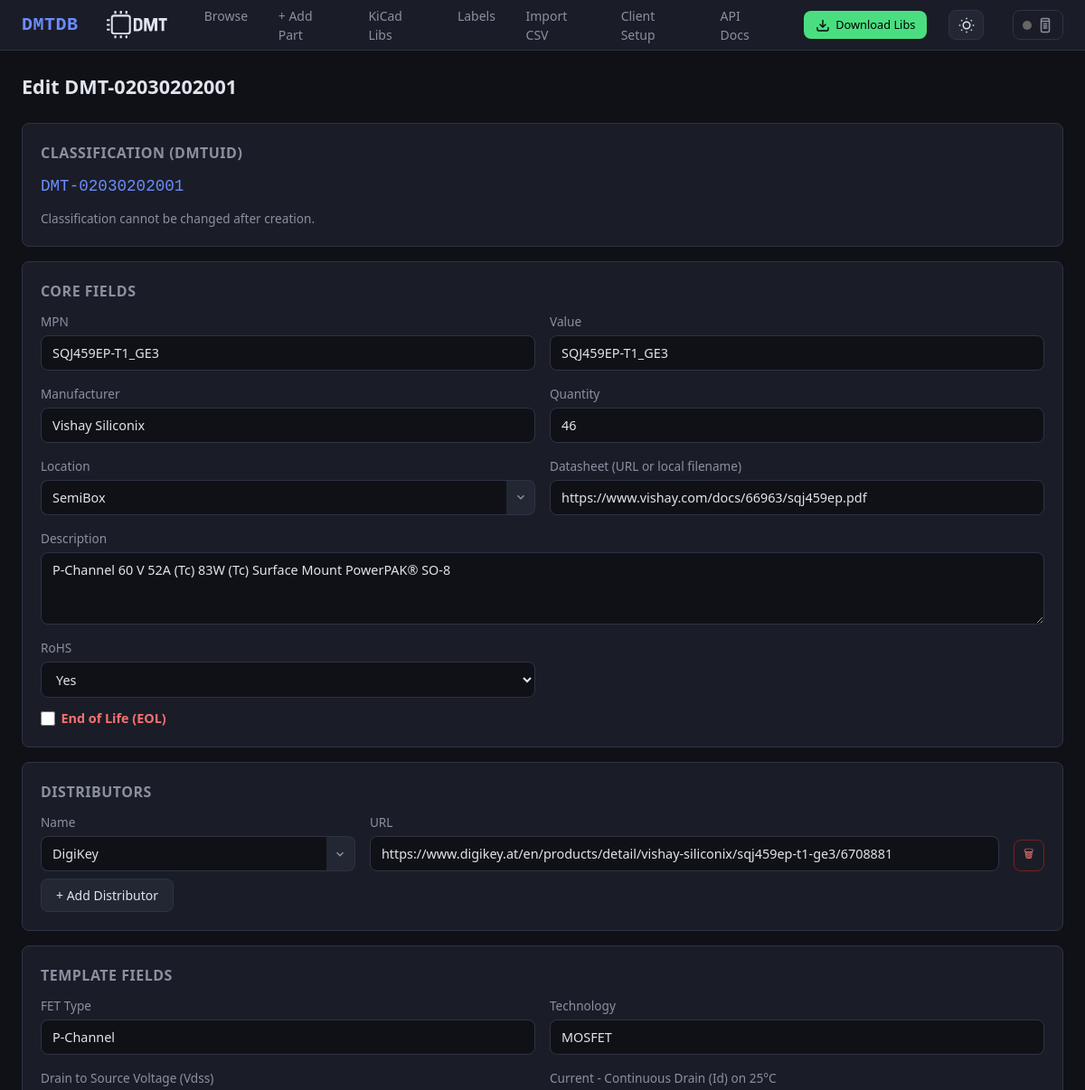
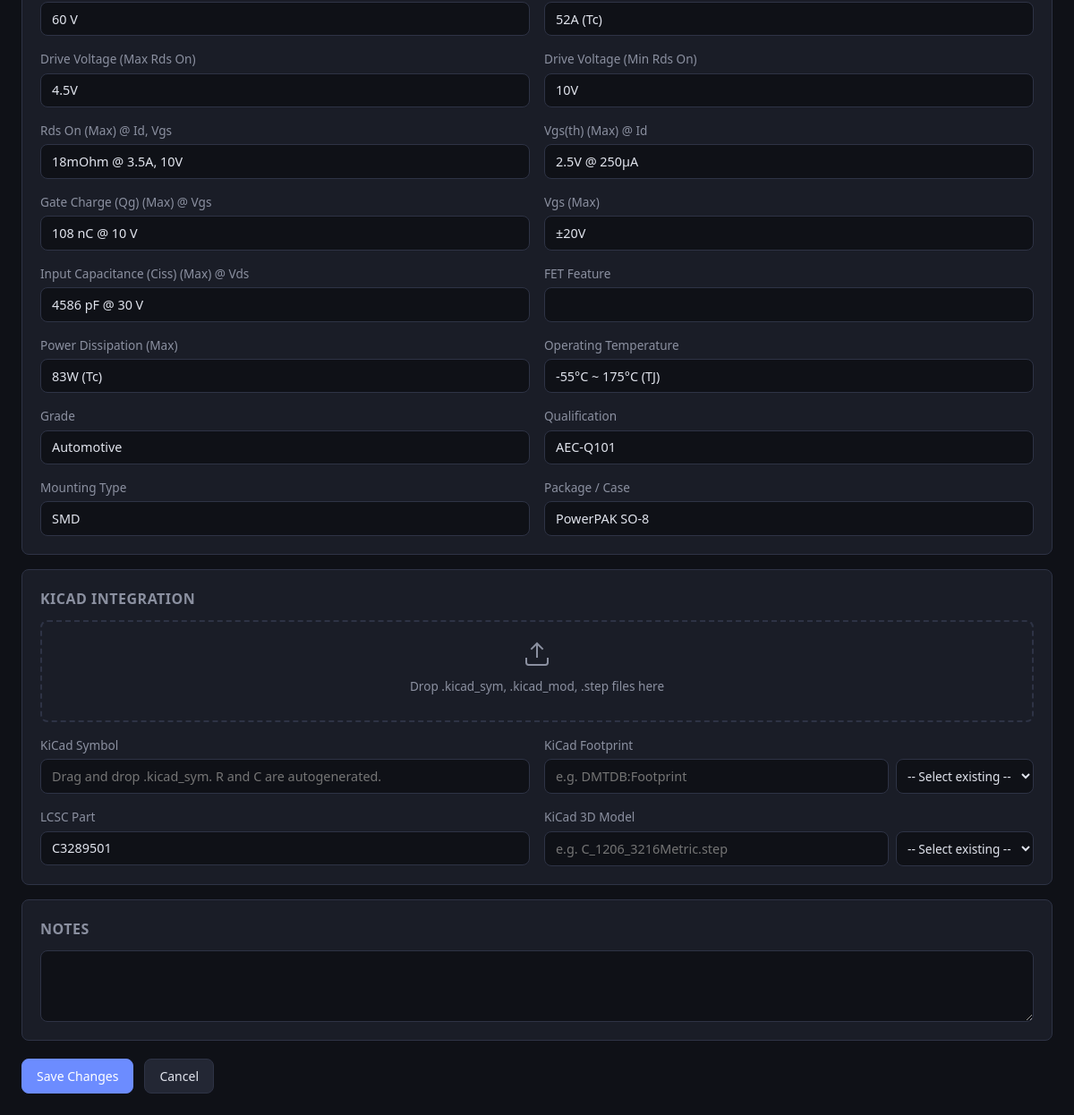
/part/DMT-02030202001/edit, run on the app's committed database (2 pictures, top to bottom).
### db/models.py (models this page shows, shortened)
class Base(DeclarativeBase):
    pass

class Part(Base):
    __tablename__ = "parts"
    dmtuid = Column(String(20), primary_key=True)               # DMT-TTFFCCSSXXX
    tt  = Column(String(2), nullable=False, index=True)
    ff  = Column(String(2), nullable=False, index=True)
    cc  = Column(String(2), nullable=False, index=True)
    ss  = Column(String(2), nullable=False, index=True)
    xxx = Column(String(3), nullable=False)
    mpn          = Column(String(200), index=True, default="")
    manufacturer = Column(String(200), index=True, default="")
    value        = Column(String(200), index=True, default="")
    description  = Column(Text, default="")
    quantity     = Column(String(50), default="")
    location     = Column(String(200), default="")
    datasheet    = Column(Text, default="")
    distributor  = Column(Text, default="")
    kicad_symbol    = Column(String(300), default="")
    kicad_footprint = Column(String(300), default="")
    kicad_libref    = Column(String(300), default="")
    kicad_3dmodel   = Column(String(300), default="")
    eol = Column(Boolean, default=False)
    extra_json = Column(Text, default="{}")
    notes      = Column(Text, default="")
    created_at = Column(DateTime, default=lambda: datetime.now(timezone.utc))
    updated_at = Column(DateTime, default=lambda: datetime.now(timezone.utc),
                        onupdate=lambda: datetime.now(timezone.utc))
    pricing = relationship(
        "PartPricing", back_populates="part",
        cascade="all, delete-orphan", lazy="selectin",
    )
    images = relationship(
        "PartImage", back_populates="part",
        cascade="all, delete-orphan", lazy="selectin",
        order_by="PartImage.position",
    )
    fields = relationship(
        "PartField", back_populates="part",
        cascade="all, delete-orphan", lazy="selectin",
    )
    __table_args__ = (
        Index("ix_ttffccss", "tt", "ff", "cc", "ss"),
    )

class PartField(Base):
    __tablename__ = "part_fields"
    id         = Column(Integer, primary_key=True, autoincrement=True)
    dmtuid     = Column(String(20),
                        ForeignKey("parts.dmtuid", ondelete="CASCADE"),
                        nullable=False, index=True)
    field_name = Column(String(200), nullable=False)
    field_value = Column(Text, nullable=False, default="")
    part = relationship("Part", back_populates="fields")
    __table_args__ = (
        Index("ix_field_lookup", "dmtuid", "field_name"),
    )

### ui/routes_forms.py (the view, shortened to what this page needs)
@ui_bp.route("/part/<dmtuid>/edit", methods=["GET", "POST"])
def part_edit(dmtuid: str):
    session = get_session()
    try:
        part = PartsService.get(session, dmtuid)
        if not part:
            abort(404)
        template = get_fields(part.tt, part.ff)
        domains = get_domains()
        if request.method == "GET":
            return render_template(
                "add_edit.html", part=part, domains=domains,
                template_fields=template, mode="edit",
                parse_distributors=parse_distributors,
            )
    except Exception as exc:
        session.rollback()
        flash(f"Error: {exc}", "danger")
        return redirect(url_for("ui.part_edit", dmtuid=dmtuid))
    finally:
        session.close()

### db/engine.py (called while the page is built)
def get_session() -> Session:
    if _SessionLocal is None:
        raise RuntimeError("Database not initialised - call init_db() first")
    return _SessionLocal()

### schema/loader.py (called while the page is built)
def get_domains() -> list[dict]:
    return _schema.get("domains", [])

### schema/templates.py (called while the page is built)
def get_fields(tt: str, ff: str) -> Optional[list[str]]:
    return _templates.get(f"{tt}{ff}")

### services/parts_service.py (called while the page is built)
    @staticmethod
    def get(session: Session, dmtuid: str) -> Part | None:
        return session.get(Part, dmtuid.upper())

### ui/routes_forms.py (called while the page is built)
def parse_distributors(distributor_field: str) -> list:
    if not distributor_field:
        return []
    try:
        data = json.loads(distributor_field)
        if isinstance(data, list):
            return data
        return []
    except (json.JSONDecodeError, TypeError):
        return []

### templates/add_edit.html (shortened to what this page needs)
{% extends "base.html" %}
{% block content %}
<div class="page-header">
  <h1>{% if mode == 'edit' %}Edit {{ part.dmtuid }}{% elif template_part %}Add New Part <span
      style="font-size:.7em; color:var(--text-dim);">(from {{ template_part.dmtuid }})</span>{% else %}Add New Part{%
    endif %}</h1>
</div>
<form method="post" id="partForm">
  <div class="detail-card" style="margin-bottom:1rem;">
    <h2>Classification (DMTUID)</h2>
    {% if mode == 'edit' %}
    <p style="font-family:var(--mono); font-size:1.1rem; color:var(--accent); margin-bottom:.75rem;">{{ part.dmtuid }}
    </p>
    <p style="color:var(--text-dim); font-size:.85rem;">Classification cannot be changed after creation.</p>
    {% endif %}
  </div>
  <div class="detail-card" style="margin-bottom:1rem;">
    <h2>Core Fields</h2>
    <div class="form-grid">
      {% set p = part or template_part %}
      <div class="form-group">
        <label>MPN</label>
        <input type="text" name="MPN" value="{{ p.mpn if p else '' }}">
      </div>
      <div class="form-group">
        <label>Value</label>
        <input type="text" name="Value" value="{{ p.value if p else '' }}">
      </div>
      <div class="form-group">
        <label>Manufacturer</label>
        <input type="text" name="Manufacturer" value="{{ p.manufacturer if p else '' }}">
      </div>
      <div class="form-group">
        <label>Quantity</label>
        <input type="text" name="Quantity" value="{{ p.quantity if p else '' }}">
      </div>
      <div class="form-group">
        <label>Location</label>
        <div class="combobox" data-combobox="location">
          <div class="combobox-inner">
            <input type="text" name="Location" value="{{ p.location if p else '' }}">
            <button type="button" class="combobox-toggle" tabindex="-1"><svg viewBox="0 0 24 24" fill="none" stroke="currentColor" stroke-width="2.5"><polyline points="6 9 12 15 18 9"/></svg></button>
          </div>
        </div>
      </div>
      <div class="form-group">
        <label>Datasheet (URL or local filename)</label>
        <input type="text" name="Datasheet" value="{{ p.datasheet if p else '' }}">
      </div>
      <div class="form-group full">
        <label>Description</label>
        <textarea name="Description" rows="2">{{ p.description if p else '' }}</textarea>
      </div>
      <div class="form-group">
        <label>RoHS</label>
        {% set rohs_val = '' %}
        {% if p and p.fields %}
        {% set rohs_val = p.fields | selectattr('field_name', 'equalto', 'RoHS') | map(attribute='field_value') | first | default('') %}
        {% endif %}
        <select name="RoHS">
          <option value="Yes" {% if rohs_val in ['Yes', 'YES' , 'Compliant' , 'COMPLIANT' ] %}selected{% endif %}>Yes
          </option>
        </select>
      </div>
    </div>
    <div style="margin-top:.75rem; display:flex; align-items:center; gap:.5rem;">
      <label style="display:flex; align-items:center; gap:.4rem; cursor:pointer; font-size:.9rem;">
        <input type="checkbox" name="eol" value="on" {% if (part or template_part) and (part or template_part).eol %}checked{% endif %} style="width:16px; height:16px; accent-color:var(--red);">
        <span style="color:var(--red); font-weight:600;">End of Life (EOL)</span>
      </label>
    </div>
  </div>
  <div class="detail-card" style="margin-bottom:1rem;">
    <h2>Distributors</h2>
    <div id="distributorsContainer">
      {% set distributors = parse_distributors((part or template_part).distributor if (part or template_part) else '') %}
      {% if distributors %}
        {% for dist in distributors %}
        <div class="distributor-row" data-index="{{ loop.index0 }}">
          <div class="form-grid" style="grid-template-columns: 1fr 2fr auto; align-items: end;">
            <div class="form-group">
              <label>Name</label>
              <div class="combobox" data-combobox="distributor">
                <div class="combobox-inner">
                  <input type="text" name="dist_name_{{ loop.index0 }}" value="{{ dist.name }}" placeholder="DigiKey, Mouser, etc.">
                  <button type="button" class="combobox-toggle" tabindex="-1"><svg viewBox="0 0 24 24" fill="none" stroke="currentColor" stroke-width="2.5"><polyline points="6 9 12 15 18 9"/></svg></button>
                </div>
              </div>
            </div>
            <div class="form-group">
              <label>URL</label>
              <input type="text" name="dist_url_{{ loop.index0 }}" value="{{ dist.url }}" placeholder="https://...">
            </div>
            <button type="button" class="btn btn-danger btn-sm remove-distributor" title="Remove distributor">🗑</button>
          </div>
        </div>
        {% endfor %}
      {% endif %}
    </div>
    <button type="button" id="addDistributorBtn" class="btn btn-secondary" style="margin-top: 0.5rem;">
      + Add Distributor
    </button>
    {% set src = part or template_part %}
  </div>
  <div class="detail-card" style="margin-bottom:1rem;" id="templateFieldsCard">
    <h2>Template Fields </h2>
    <div class="form-grid" id="templateFields">
      {% if mode == 'edit' and template_fields %}
      {% set field_map = {} %}
      {% set skip =
      ['MPN','Location','Quantity','Value','Manufacturer','Description','Datasheet','RoHS','TT','FF','CC','SS','XXX','DMTUID']
      %}
      {% for fname in template_fields %}
      {% if fname not in skip %}
      <div class="form-group">
        <label>{{ fname }}</label>
        <input type="text" name="{{ fname }}" value="{{ field_map.get(fname, '') }}">
      </div>
      {% endif %}
      {% endfor %}
      {% else %}
      <p style="color:var(--text-dim); font-size:.85rem;" id="templatePlaceholder">
        Select a Domain and Family above to load template fields.
      </p>
      {% endif %}
    </div>
  </div>
  <div class="detail-card" style="margin-bottom:1rem;">
    <h2>KiCad Integration</h2>
    <div class="kicad-dropzone" id="kicadDropzone">
      <svg width="32" height="32" viewBox="0 0 24 24" fill="none" stroke="currentColor" stroke-width="1.5">
        <path d="M21 15v4a2 2 0 0 1-2 2H5a2 2 0 0 1-2-2v-4" />
        <polyline points="17 8 12 3 7 8" />
        <line x1="12" y1="3" x2="12" y2="15" />
      </svg>
      <p>Drop .kicad_sym, .kicad_mod, .step files here</p>
    </div>
    <div class="form-grid">
      <div class="form-group">
        <label>KiCad Symbol</label>
        <div class="input-with-dropdown">
          <input type="text" name="kicad_symbol" id="kicadSymbolInput" value="{{ part.kicad_symbol if part else '' }}"
            placeholder="Drag and drop .kicad_sym. R and C are autogenerated.">
        </div>
      </div>
      <div class="form-group">
        <label>KiCad Footprint</label>
        <div class="input-with-dropdown">
          <input type="text" name="kicad_footprint" id="kicadFootprintInput"
            value="{{ part.kicad_footprint if part else (template_part.kicad_footprint if template_part else '') }}"
            placeholder="e.g. DMTDB:Footprint">
          <select id="footprintSelect" title="Select existing footprint">
            <option value="">-- Select existing --</option>
          </select>
        </div>
      </div>
      <div class="form-group">
        <label>LCSC Part</label>
        <input type="text" name="kicad_libref" id="lcscPartInput" value="{{ part.kicad_libref if part else '' }}"
          placeholder="e.g. C12345">
      </div>
      <div class="form-group">
        <label>KiCad 3D Model</label>
        <div class="input-with-dropdown">
          <input type="text" name="kicad_3dmodel" id="kicad3dmodelInput"
            value="{{ part.kicad_3dmodel if part else (template_part.kicad_3dmodel if template_part else '') }}"
            placeholder="e.g. C_1206_3216Metric.step">
          <select id="model3dSelect" title="Select existing 3D model">
            <option value="">-- Select existing --</option>
          </select>
        </div>
      </div>
    </div>
  </div>
  <div class="detail-card" style="margin-bottom:1rem;">
    <h2>Notes</h2>
    <div class="form-group full">
      <textarea name="notes" rows="3">{{ (part or template_part).notes if (part or template_part) else '' }}</textarea>
    </div>
  </div>
  <div class="form-actions">
    <button type="submit" class="btn btn-primary">{% if mode == 'edit' %}Save Changes{% else %}Create Part{% endif
      %}</button>
    {% if mode == 'edit' %}
    <a href="/part/{{ part.dmtuid }}" class="btn btn-secondary">Cancel</a>
    {% else %}
    <a href="/" class="btn btn-secondary">Cancel</a>
    {% endif %}
  </div>
</form>
{% endblock %}

### static/css/style.css (style rules this page uses)
:root { --bg: #0f1117; --surface: #1a1d27; --surface2: #232734; --border: #2e3345; --text: #e1e4ed; --text-dim: #8b90a0; --accent: #6c8cff; --accent-hover: #8aa4ff; --green: #4ade80; --red: #f87171; --yellow: #fbbf24; --orange: #fb923c; --radius: 8px; --font: 'Segoe UI', system-ui, -apple-system, sans-serif; --mono: 'JetBrains Mono', 'Fira Code', 'Consolas', monospace; --card: var(--surface); --hover: var(--surface2); }
*, *::before, *::after { box-sizing: border-box; margin: 0; padding: 0; }
body { font-family: var(--font); background: var(--bg); color: var(--text); line-height: 1.5; }
.btn { display: inline-flex; align-items: center; gap: .4rem; padding: .5rem 1rem; border-radius: var(--radius); font-size: .875rem; font-weight: 500; text-decoration: none; border: 1px solid var(--border); cursor: pointer; transition: all .15s; font-family: var(--font); }
.btn-primary { background: var(--accent); color: #fff; border-color: var(--accent); }
.btn-secondary { background: var(--surface2); color: var(--text); }
.btn-danger { background: transparent; color: var(--red); border-color: #7f1d1d; }
.btn-sm { padding: .35rem .65rem; font-size: .8rem; }
.detail-card { background: var(--surface); border: 1px solid var(--border); border-radius: var(--radius); padding: 1.25rem; }
.detail-card h2 { font-size: 1rem; color: var(--text-dim); margin-bottom: .75rem; text-transform: uppercase; letter-spacing: .5px; font-weight: 600; }
.form-grid { display: grid; grid-template-columns: 1fr 1fr; gap: 1rem; }
.form-group { display: flex; flex-direction: column; gap: .3rem; }
.form-group.full { grid-column: 1 / -1; }
.form-group label { font-size: .85rem; color: var(--text-dim); font-weight: 500; }
.form-group input, .form-group select, .form-group textarea { padding: .55rem .75rem; background: var(--bg); border: 1px solid var(--border); border-radius: var(--radius); color: var(--text); font-size: .9rem; font-family: var(--font); }
.form-group textarea { min-height: 80px; resize: vertical; }
.input-with-dropdown { display: flex; gap: 0.5rem; }
.input-with-dropdown input { flex: 1; }
.input-with-dropdown select { width: auto; min-width: 140px; max-width: 200px; font-size: 0.85rem; padding: 0.5rem; }
.combobox { position: relative; }
.combobox-inner { display: flex; align-items: stretch; }
.combobox-inner input { flex: 1; border-top-right-radius: 0; border-bottom-right-radius: 0; border-right: none; min-width: 0; }
.combobox-toggle { display: flex; align-items: center; justify-content: center; width: 32px; background: var(--surface2); border: 1px solid var(--border); border-left: none; border-radius: 0 var(--radius) var(--radius) 0; color: var(--text-dim); cursor: pointer; transition: background .15s, color .15s; flex-shrink: 0; padding: 0; }
.combobox-toggle svg { width: 14px; height: 14px; transition: transform .15s; }
.form-actions { display: flex; gap: .75rem; margin-top: 1.25rem; }
.kicad-dropzone { border: 2px dashed var(--border); border-radius: var(--radius); padding: 1.25rem; text-align: center; margin-bottom: 1rem; transition: all .2s; color: var(--text-dim); }
.kicad-dropzone svg { margin-bottom: .25rem; }
.kicad-dropzone p { font-size: .85rem; margin: 0; }
.page-header { display: flex; align-items: center; justify-content: space-between; margin-bottom: 1.5rem; flex-wrap: wrap; gap: .75rem; }
.page-header h1 { font-size: 1.35rem; font-weight: 700; }

### data on the page
Part: dmtuid "DMT-02030202001", MPN "SQJ459EP-T1_GE3", Value "SQJ459EP-T1_GE3", Manufacturer "Vishay Siliconix", Quantity "46", Location "SemiBox", Datasheet "https://www.vishay.com/docs/66963/sqj459ep.pdf", Description "P-Channel 60 V 52A (Tc) 83W (Tc) Surface Mount PowerPAK® SO-8", kicad_libref "C3289501"
PartField: RoHS "Yes"
PartField: get "P-Channel"
PartField: get "MOSFET"
PartField: get "60 V"
PartField: get "52A (Tc)"
PartField: get "4.5V"
PartField: get "10V"
PartField: get "18mOhm @ 3.5A, 10V"
PartField: get "2.5V @ 250µA"
PartField: get "108 nC @ 10 V"
PartField: get "±20V"
PartField: get "4586 pF @ 30 V"
PartField: get "83W (Tc)"
PartField: get "-55°C ~ 175°C (TJ)"
PartField: get "Automotive"
PartField: get "AEC-Q101"
PartField: get "SMD"
PartField: get "PowerPAK SO-8"

### other printed values
{{ fname }} "FET Type" "Technology" "Drain to Source Voltage (Vdss)" "Current - Continuous Drain (Id) on 25°C" "Drive Voltage (Max Rds On)" "Drive Voltage (Min Rds On)" "Rds On (Max) @ Id, Vgs" "Vgs(th) (Max) @ Id" "Gate Charge (Qg) (Max) @ Vgs" "Vgs (Max)" "Input Capacitance (Ciss) (Max) @ Vds" "FET Feature" "Power Dissipation (Max)" "Operating Temperature" "Grade" "Qualification" "Mounting Type" "Package / Case"
